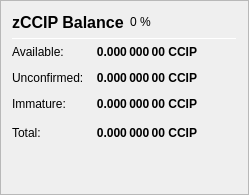
                   <widget class="QFrame" name="frame_ZerocoinBalances">
                    <property name="frameShape">
                     <enum>QFrame::StyledPanel</enum>
                    </property>
                    <property name="frameShadow">
                     <enum>QFrame::Raised</enum>
                    </property>
                    <layout class="QVBoxLayout" name="verticalLayout_7">
                     <item>
                      <layout class="QHBoxLayout" name="horizontalLayout_8" stretch="0,0,0">
                       <item>
                        <widget class="QLabel" name="label_5z_3">
                         <property name="minimumSize">
                          <size>
                           <width>0</width>
                           <height>20</height>
                          </size>
                         </property>
                         <property name="font">
                          <font>
                           <pointsize>12</pointsize>
                           <weight>75</weight>
                           <bold>true</bold>
                          </font>
                         </property>
                         <property name="text">
                          <string>zCCIP Balance</string>
                         </property>
                        </widget>
                       </item>
                       <item>
                        <widget class="QLabel" name="labelzCCIPPercent">
                         <property name="text">
                          <string notr="true">0 %</string>
                         </property>
                        </widget>
                       </item>
                       <item>
                        <spacer name="horizontalSpacer_11">
                         <property name="orientation">
                          <enum>Qt::Horizontal</enum>
                         </property>
                         <property name="sizeHint" stdset="0">
                          <size>
                           <width>40</width>
                           <height>20</height>
                          </size>
                         </property>
                        </spacer>
                       </item>
                      </layout>
                     </item>
                     <item>
                      <widget class="Line" name="line_ZerocoinBalance">
                       <property name="minimumSize">
                        <size>
                         <width>0</width>
                         <height>1</height>
                        </size>
                       </property>
                       <property name="maximumSize">
                        <size>
                         <width>16777215</width>
                         <height>1</height>
                        </size>
                       </property>
                       <property name="orientation">
                        <enum>Qt::Horizontal</enum>
                       </property>
                      </widget>
                     </item>
                     <item>
                      <layout class="QGridLayout" name="gridLayout_5">
                       <property name="spacing">
                        <number>12</number>
                       </property>
                       <item row="1" column="0">
                        <widget class="QLabel" name="labelzBalanceMatureText">
                         <property name="toolTip">
                          <string>Mature: more than 20 confirmation and more than 1 mint of the same denomination after it was minted.
These zCCIP are spendable.</string>
                         </property>
                         <property name="text">
                          <string>Available:</string>
                         </property>
                        </widget>
                       </item>
                       <item row="1" column="1">
                        <widget class="QLabel" name="labelzBalanceMature">
                         <property name="font">
                          <font>
                           <weight>75</weight>
                           <bold>true</bold>
                          </font>
                         </property>
                         <property name="toolTip">
                          <string>Mature: more than 20 confirmation and more than 1 mint of the same denomination after it was minted.
These zCCIP are spendable.</string>
                         </property>
                         <property name="text">
                          <string notr="true">0.000 000 00 CCIP</string>
                         </property>
                         <property name="alignment">
                          <set>Qt::AlignRight|Qt::AlignTrailing|Qt::AlignVCenter</set>
                         </property>
                        </widget>
                       </item>
                       <item row="2" column="0">
                        <widget class="QLabel" name="labelzBalanceUnconfirmedText">
                         <property name="toolTip">
                          <string>Unconfirmed: less than 20 confirmations
Immature: confirmed, but less than 1 mint of the same denomination after it was minted</string>
                         </property>
                         <property name="text">
                          <string>Unconfirmed:</string>
                         </property>
                        </widget>
                       </item>
                       <item row="2" column="1">
                        <widget class="QLabel" name="labelzBalanceUnconfirmed">
                         <property name="font">
                          <font>
                           <weight>75</weight>
                           <bold>true</bold>
                          </font>
                         </property>
                         <property name="toolTip">
                          <string>Unconfirmed: less than 20 confirmations
Immature: confirmed, but less than 1 mint of the same denomination after it was minted</string>
                         </property>
                         <property name="text">
                          <string notr="true">0.000 000 00 CCIP</string>
                         </property>
                         <property name="alignment">
                          <set>Qt::AlignRight|Qt::AlignTrailing|Qt::AlignVCenter</set>
                         </property>
                        </widget>
                       </item>
                       <item row="3" column="0">
                        <widget class="QLabel" name="labelzBalanceImmatureText">
                         <property name="toolTip">
                          <string>Unconfirmed: less than 20 confirmations
Immature: confirmed, but less than 1 mint of the same denomination after it was minted</string>
                         </property>
                         <property name="text">
                          <string>Immature:</string>
                         </property>
                        </widget>
                       </item>
                       <item row="3" column="1">
                        <widget class="QLabel" name="labelzBalanceImmature">
                         <property name="font">
                          <font>
                           <weight>75</weight>
                           <bold>true</bold>
                          </font>
                         </property>
                         <property name="toolTip">
                          <string>Unconfirmed: less than 20 confirmations
Immature: confirmed, but less than 1 mint of the same denomination after it was minted</string>
                         </property>
                         <property name="text">
                          <string notr="true">0.000 000 00 CCIP</string>
                         </property>
                         <property name="alignment">
                          <set>Qt::AlignRight|Qt::AlignTrailing|Qt::AlignVCenter</set>
                         </property>
                        </widget>
                       </item>
                       <item row="4" column="0">
                        <widget class="QLabel" name="labelzBalanceText">
                         <property name="toolTip">
                          <string>Your current zCCIP balance, unconfirmed and immature zCCIP included.</string>
                         </property>
                         <property name="text">
                          <string>Total:</string>
                         </property>
                        </widget>
                       </item>
                       <item row="4" column="1">
                        <widget class="QLabel" name="labelzBalance">
                         <property name="font">
                          <font>
                           <weight>75</weight>
                           <bold>true</bold>
                          </font>
                         </property>
                         <property name="cursor">
                          <cursorShape>IBeamCursor</cursorShape>
                         </property>
                         <property name="toolTip">
                          <string>Your current zCCIP balance, unconfirmed and immature zCCIP included.</string>
                         </property>
                         <property name="text">
                          <string notr="true">0.000 000 00 CCIP</string>
                         </property>
                         <property name="alignment">
                          <set>Qt::AlignRight|Qt::AlignTrailing|Qt::AlignVCenter</set>
                         </property>
                         <property name="textInteractionFlags">
                          <set>Qt::LinksAccessibleByMouse|Qt::TextSelectableByKeyboard|Qt::TextSelectableByMouse</set>
                         </property>
                        </widget>
                       </item>
                       <item row="4" column="2">
                        <spacer name="horizontalSpacer_4">
                         <property name="orientation">
                          <enum>Qt::Horizontal</enum>
                         </property>
                         <property name="sizeHint" stdset="0">
                          <size>
                           <width>40</width>
                           <height>20</height>
                          </size>
                         </property>
                        </spacer>
                       </item>
                      </layout>
                     </item>
                     <item>
                      <spacer name="verticalSpacer_4">
                       <property name="orientation">
                        <enum>Qt::Vertical</enum>
                       </property>
                       <property name="sizeHint" stdset="0">
                        <size>
                         <width>20</width>
                         <height>40</height>
                        </size>
                       </property>
                      </spacer>
                     </item>
                    </layout>
                   </widget>
